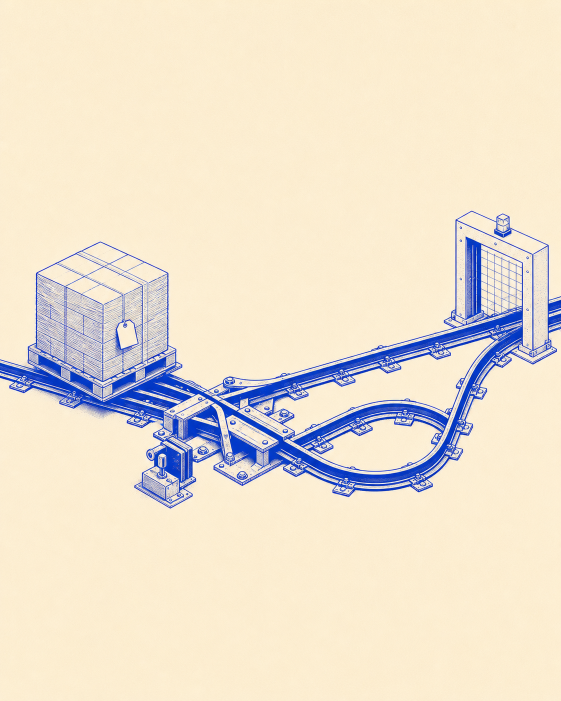
#> input picture infographic-setup/data/2026-W32/ship-now-vs-consolidate/hero-route-switch-v1.png, 1122 x 1402 px (shown at 1/2 size)
$ python render-visual.py
#> lines starting #> are read from the running program, lines starting #| are printed output that depends on the picture
#!/usr/bin/env python3
"""Deterministic 1080x1350 renderer for The Last Defensible Departure."""

from __future__ import annotations

import sys
from pathlib import Path

from PIL import Image, ImageChops, ImageDraw, ImageEnhance, ImageFont, ImageOps


HERE = Path(__file__).resolve().parent
SETUP_ROOT = HERE.parents[2]
RENDERER = SETUP_ROOT / "renderer"

W, H = 1080, 1350
PAPER = (240, 235, 222, 255)
PAPER_2 = (230, 224, 206, 255)
INK = (31, 43, 224, 255)
INK_SOFT = (85, 96, 229, 255)
GRID = (31, 43, 224, 25)
FAINT = (31, 43, 224, 46)

NEWSREADER_PATH = RENDERER / "node_modules/@fontsource/newsreader/files/newsreader-latin-400-normal.woff2"
HANKEN_400_PATH = RENDERER / "node_modules/@fontsource/hanken-grotesk/files/hanken-grotesk-latin-400-normal.woff2"
HANKEN_600_PATH = RENDERER / "node_modules/@fontsource/hanken-grotesk/files/hanken-grotesk-latin-600-normal.woff2"
DM_MONO_PATH = RENDERER / "node_modules/@fontsource/dm-mono/files/dm-mono-latin-400-normal.woff2"


def font(path: Path, size: int) -> ImageFont.FreeTypeFont:
    return ImageFont.truetype(str(path), size=size)


NEWS_82 = font(NEWSREADER_PATH, 82)
NEWS_44 = font(NEWSREADER_PATH, 44)
NEWS_29 = font(NEWSREADER_PATH, 29)
NEWS_22 = font(NEWSREADER_PATH, 22)
HANKEN_27 = font(HANKEN_400_PATH, 27)
HANKEN_16 = font(HANKEN_600_PATH, 16)
HANKEN_18 = font(HANKEN_600_PATH, 18)
MONO_27 = font(DM_MONO_PATH, 27)
MONO_25 = font(DM_MONO_PATH, 25)
MONO_17 = font(DM_MONO_PATH, 17)
MONO_16 = font(DM_MONO_PATH, 16)
MONO_15 = font(DM_MONO_PATH, 15)
MONO_14 = font(DM_MONO_PATH, 14)
MONO_13 = font(DM_MONO_PATH, 13)
MONO_11 = font(DM_MONO_PATH, 11)
MONO_10 = font(DM_MONO_PATH, 10)
MONO_9 = font(DM_MONO_PATH, 9)


def tracked_width(draw: ImageDraw.ImageDraw, text: str, fnt: ImageFont.FreeTypeFont, tracking: float) -> float:
    if not text:
        return 0
    return sum(draw.textlength(ch, font=fnt) for ch in text) + tracking * (len(text) - 1)


def tracked_text(
    draw: ImageDraw.ImageDraw,
    xy: tuple[float, float],
    text: str,
    fnt: ImageFont.FreeTypeFont,
    fill: tuple[int, int, int, int],
    tracking: float = 1.0,
    anchor: str = "la",
) -> None:
    x, y = xy
    width = tracked_width(draw, text, fnt, tracking)
    if anchor.startswith("r"):
        x -= width
    elif anchor.startswith("m"):
        x -= width / 2
    for ch in text:
        draw.text((x, y), ch, font=fnt, fill=fill, anchor="la")
        x += draw.textlength(ch, font=fnt) + tracking


def draw_stamp(
    draw: ImageDraw.ImageDraw,
    x: int,
    y: int,
    text: str,
    dashed: bool = False,
) -> int:
    padding_x = 13
    h = 42
    arrow_text = "→" in text
    if arrow_text:
        left_text, right_text = [part.strip() for part in text.split("→", 1)]
        tw = int(tracked_width(draw, left_text, MONO_15, 0.6)) + 43 + int(tracked_width(draw, right_text, MONO_15, 0.6))
    else:
        tw = int(tracked_width(draw, text, MONO_15, 0.6))
    w = tw + padding_x * 2
    draw.rectangle((x, y, x + w, y + h), fill=PAPER)
    if dashed:
        dash = 7
        for xx in range(x, x + w, dash * 2):
            draw.line((xx, y, min(xx + dash, x + w), y), fill=INK, width=2)
            draw.line((xx, y + h, min(xx + dash, x + w), y + h), fill=INK, width=2)
        for yy in range(y, y + h, dash * 2):
            draw.line((x, yy, x, min(yy + dash, y + h)), fill=INK, width=2)
            draw.line((x + w, yy, x + w, min(yy + dash, y + h)), fill=INK, width=2)
    else:
        draw.rectangle((x, y, x + w, y + h), outline=INK, width=2)
    if arrow_text:
        cursor = x + padding_x
        tracked_text(draw, (cursor, y + 11), left_text, MONO_15, INK, 0.6)
        cursor += tracked_width(draw, left_text, MONO_15, 0.6) + 10
        arrow_y = y + 21
        draw.line((cursor, arrow_y, cursor + 19, arrow_y), fill=INK, width=2)
        draw.line((cursor + 19, arrow_y, cursor + 13, arrow_y - 5), fill=INK, width=2)
        draw.line((cursor + 19, arrow_y, cursor + 13, arrow_y + 5), fill=INK, width=2)
        tracked_text(draw, (cursor + 29, y + 11), right_text, MONO_15, INK, 0.6)
    else:
        tracked_text(draw, (x + padding_x, y + 11), text, MONO_15, INK, 0.6)
    return w


def label(draw: ImageDraw.ImageDraw, x: int, y: int, text: str, width: int | None = None, right: bool = False) -> None:
    lines = text.split("\n")
    text_width = max(int(tracked_width(draw, line, MONO_16, 0.75)) for line in lines)
    w = width or text_width + 12
    h = 26 if len(lines) == 1 else 43
    left = x - w if right else x
    draw.rectangle((left, y, left + w, y + h), fill=PAPER)
    for index, line in enumerate(lines):
        anchor = "ra" if right else "la"
        tx = left + w - 6 if right else left + 6
        tracked_text(draw, (tx, y + 4 + index * 17), line, MONO_16, INK, 0.75, anchor)
    draw.line((left, y + h, left + w, y + h), fill=INK, width=2)


def duotone_hero(source: Path, size: tuple[int, int]) -> Image.Image:
    image = Image.open(source).convert("RGB")
    crop = image.crop((0, 386, image.width, 1018)).resize(size, Image.Resampling.LANCZOS)
    luminance = ImageOps.grayscale(crop)
    # Suppress the cream ground while retaining the generated cobalt line density.
    alpha = luminance.point(lambda value: max(0, min(255, int((235 - value) * 2.35))))
    alpha = ImageEnhance.Contrast(alpha).enhance(1.08)
    ink_layer = Image.new("RGBA", size, INK)
    ink_layer.putalpha(alpha)
    return ink_layer


def draw_ruler(draw: ImageDraw.ImageDraw, x1: int, x2: int, y: int, dashed: bool = False) -> None:
    if dashed:
        for x in range(x1, x2, 22):
            draw.line((x, y, min(x + 12, x2), y), fill=INK, width=5)
    else:
        draw.line((x1, y, x2, y), fill=INK, width=5)
    for x in range(x1, x2 + 1, 23):
        draw.line((x, y, x, y + 10), fill=INK, width=2)
    draw.line((x2, y - 10, x2, y + 28), fill=INK, width=5)


def fit_wordmark(source: Path, max_size: tuple[int, int]) -> Image.Image:
    logo = Image.open(source).convert("RGBA")
    alpha = logo.getchannel("A")
    bbox = alpha.getbbox()
    if bbox:
        alpha = alpha.crop(bbox)
    alpha.thumbnail(max_size, Image.Resampling.LANCZOS)
    mark = Image.new("RGBA", alpha.size, INK)
    mark.putalpha(alpha)
    return mark


def render(output_path: Path) -> None:
    canvas = Image.new("RGBA", (W, H), PAPER)
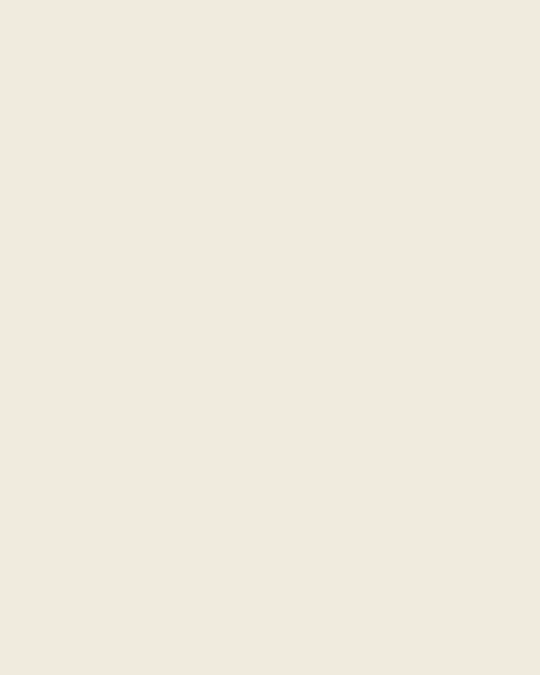
#> canvas: PIL image 1080x1350 RGBA (shown at 1/2 size); mean R, G, B, A 240, 235, 222, 255
    grid_layer = Image.new("RGBA", (W, H), (0, 0, 0, 0))
#> grid_layer: PIL image 1080x1350 RGBA; every value is 0
    grid_draw = ImageDraw.Draw(grid_layer)
    for x in range(0, W + 1, 24):
        grid_draw.line((x, 0, x, H), fill=GRID, width=1)
    for y in range(0, H + 1, 24):
        grid_draw.line((0, y, W, y), fill=GRID, width=1)
    canvas = Image.alpha_composite(canvas, grid_layer)
    draw = ImageDraw.Draw(canvas)

    draw.line((48, 46, 1032, 46), fill=INK, width=2)
    draw.line((48, 1304, 1032, 1304), fill=INK, width=2)

    # Compact pixel signature; kept subordinate to the route.
    for row in range(6):
        for col in range(7):
            if (row + col) % 2 == 0:
                draw.rectangle((918 + col * 15, 76 + row * 8, 925 + col * 15, 82 + row * 8), fill=FAINT)

    tracked_text(draw, (72, 69), "C3 / SHIPMENT RELEASE RULE", HANKEN_16, INK, 1.6)
    tracked_text(draw, (1008, 69), "FORMULA + METHOD", HANKEN_16, INK, 1.6, "ra")
    draw.text((72, 103), "THE LAST DEFENSIBLE", font=NEWS_82, fill=INK)
    draw.text((72, 173), "DEPARTURE", font=NEWS_82, fill=INK)
    draw.text((72, 260), "A freight saving does not give a ready shipment permission to wait.", font=HANKEN_27, fill=INK)

    hero = duotone_hero(HERE / "hero-route-switch-v1.png", (1020, 575))
#> in duotone_hero, image is the input picture: PIL image 1122x1402 RGB; mean R, G, B 235.2, 224.8, 208.3
#> in duotone_hero, `crop = image.crop((0, 386, image.width, 1018)).resize(size, Image.Resa..`:
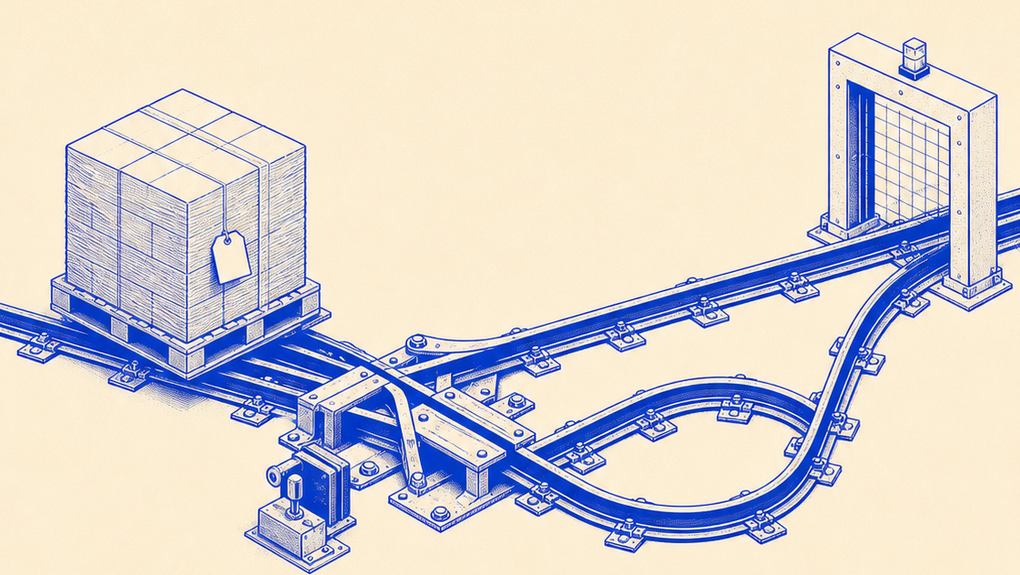
#> crop: PIL image 1020x575 RGB; mean R, G, B 214.8, 209.6, 208.1
#> in duotone_hero, `luminance = ImageOps.grayscale(crop)`:
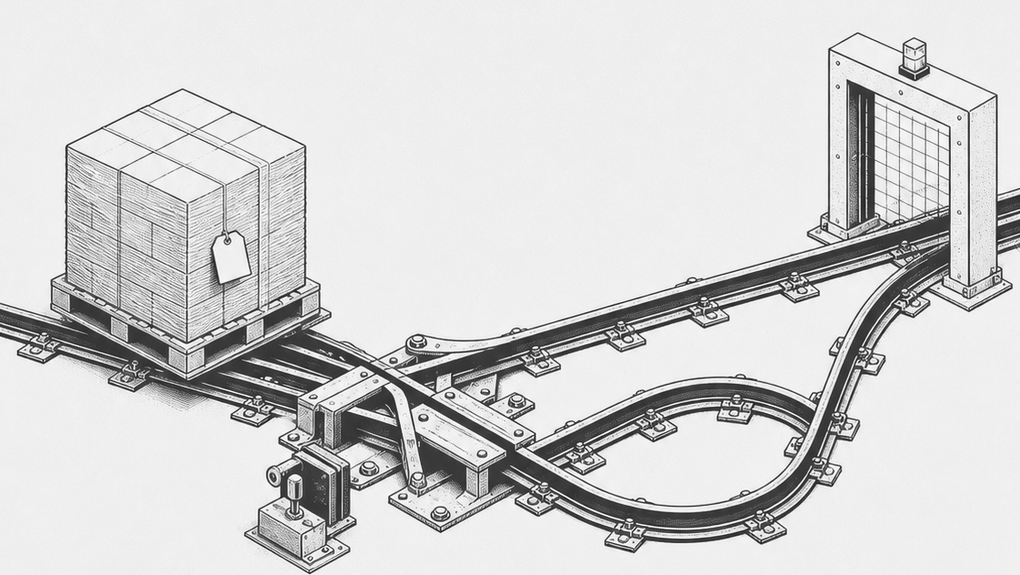
#> luminance: PIL image 1020x575 L; min 16, max 255, mean 211
#> in duotone_hero, `alpha = luminance.point(lambda value: max(0, min(255, int((235 - value..`:
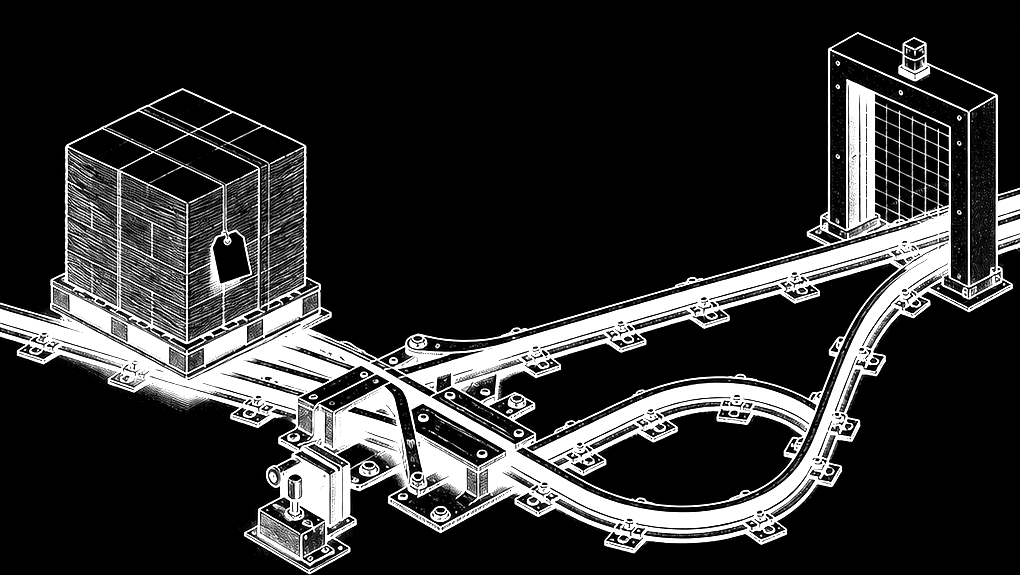
#> alpha: PIL image 1020x575 L; min 0, max 255, mean 46.4
#> in duotone_hero, `ink_layer = Image.new("RGBA", size, INK)`:
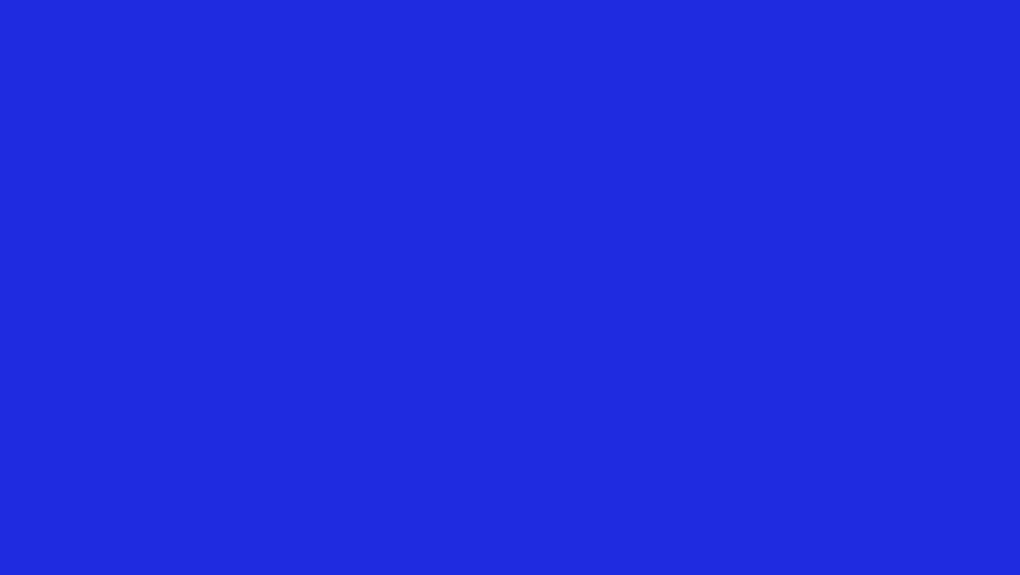
#> ink_layer: PIL image 1020x575 RGBA; mean R, G, B, A 31, 43, 224, 255
#> in duotone_hero, `ink_layer.putalpha(alpha)`:
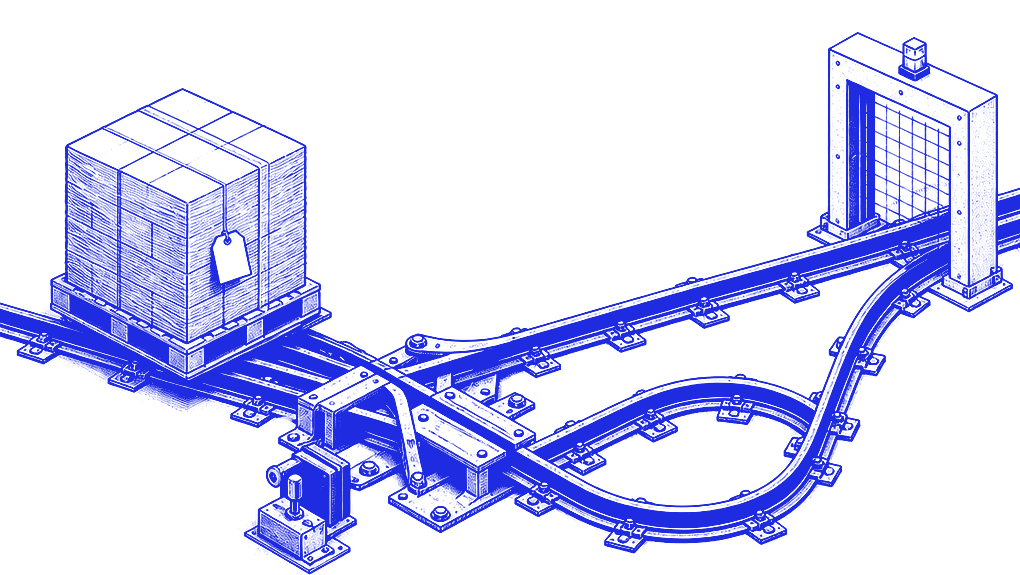
#> ink_layer: PIL image 1020x575 RGBA; mean R, G, B, A 31, 43, 224, 46.8; transparent parts drawn white
    canvas.alpha_composite(hero, (30, 305))
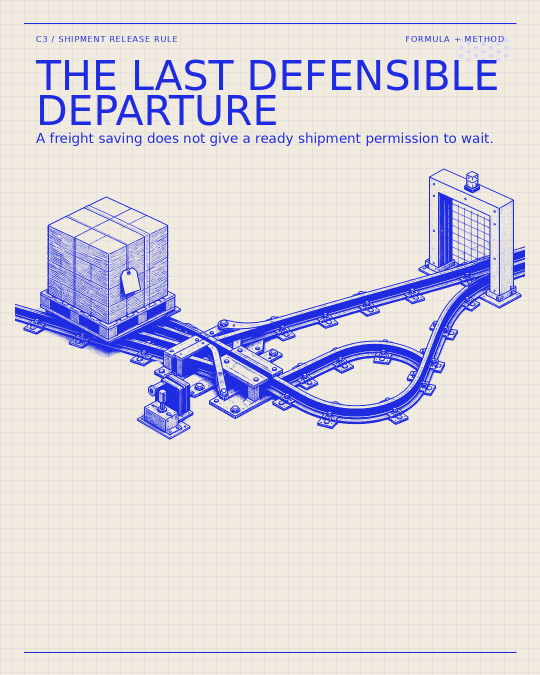
#> canvas: PIL image 1080x1350 RGBA (shown at 1/2 size); mean R, G, B, A 217.6, 214.4, 222.2, 254.8; transparent parts drawn white
    draw = ImageDraw.Draw(canvas)

    x = 72
    x += draw_stamp(draw, x, 319, "01 / COMPATIBLE?") + 10
#> x = 254
    x += draw_stamp(draw, x, 319, "02 / INPUTS CURRENT?") + 10
#> x = 474
    draw_stamp(draw, x, 319, "NO → DATA STOP", dashed=True)

    label(draw, 82, 532, "SHIPMENT A READY")
    label(draw, 548, 480, "SHIP NOW")
    label(draw, 548, 696, "WAIT + CONSOLIDATE")
    label(draw, 1018, 422, "CUSTOMER\nNEED-BY", width=182, right=True)
    draw.rectangle((596, 754, 912, 798), fill=PAPER)
    tracked_text(draw, (604, 760), "TEST BEST / BASE / WORST", MONO_14, INK, 0.65)
    tracked_text(draw, (604, 778), "SENSITIVITY CASES", MONO_14, INK, 0.65)

    # Formula zone.
    draw.rectangle((72, 850, 1008, 1118), fill=(240, 235, 222, 246))
    draw.line((72, 850, 1008, 850), fill=INK, width=2)
    draw.line((72, 1118, 1008, 1118), fill=FAINT, width=1)

    tracked_text(draw, (72, 879), "03 / SERVICE-SAFE HOLD", MONO_14, INK, 0.9)
    tracked_text(draw, (1008, 879), "04 / ECONOMIC BREAK-EVEN HOLD", MONO_14, INK, 0.9, "ra")
    draw_ruler(draw, 72, 454, 922, dashed=False)
    draw_ruler(draw, 626, 1008, 922, dashed=True)
    draw.text((540, 896), "min", font=NEWS_44, fill=INK, anchor="ma")
    tracked_text(draw, (540, 947), "SMALLER LIMIT", MONO_10, INK, 0.45, "ma")
    tracked_text(draw, (540, 961), "GOVERNS", MONO_10, INK, 0.45, "ma")

    # Highlighted formula key.
    key = "PERMITTED HOLD"
    key_width = int(draw.textlength(key, font=MONO_27)) + 14
#> key_width = 253
    draw.rectangle((72, 989, 72 + key_width, 1025), fill=INK)
    draw.text((79, 992), key, font=MONO_27, fill=PAPER)
    formula_x = 72 + key_width + 10
#> formula_x = 335
    draw.text((formula_x, 992), "= MIN(SERVICE-SAFE HOLD,", font=MONO_27, fill=INK)
    draw.text((formula_x, 1027), "ECONOMIC BREAK-EVEN HOLD)", font=MONO_27, fill=INK)
    draw.text((72, 1070), "ROBUST LIMIT = SMALLEST PERMITTED HOLD ACROSS CREDIBLE SCENARIOS", font=MONO_17, fill=INK)

    # Decision rail.
    top, bottom = 1140, 1244
    draw.rectangle((72, top, 1008, bottom), fill=(240, 235, 222, 248))
    draw.line((72, top, 1008, top), fill=INK, width=2)
    draw.line((72, bottom, 1008, bottom), fill=INK, width=2)
    col_1 = 72 + 300
    col_2 = col_1 + 330
    draw.line((col_1, top, col_1, bottom), fill=FAINT, width=1)
    draw.line((col_2, top, col_2, bottom), fill=FAINT, width=1)

    tracked_text(draw, (89, 1152), "ANY CREDIBLE SERVICE MISS", HANKEN_18, INK, 0.3)
    draw.text((89, 1191), "SHIP NOW", font=NEWS_29, fill=INK)
    draw.text((390, 1148), "NEITHER OPTION", font=HANKEN_16, fill=INK)
    draw.text((390, 1167), "PROTECTS THE DATE", font=HANKEN_16, fill=INK)
    draw.text((390, 1194), "REPLAN / EXPEDITE", font=NEWS_29, fill=INK)
    tracked_text(draw, (720, 1152), "EXCEPTION", HANKEN_18, INK, 0.3)
    draw.text((720, 1181), "KAM + PURCHASING", font=NEWS_22, fill=INK)
    draw.text((720, 1204), "MANAGER", font=NEWS_22, fill=INK)

    # Footer and exact official wordmark geometry.
    tracked_text(draw, (72, 1257), "BEST / BASE / WORST = SENSITIVITY CASES, NOT PROBABILITIES", MONO_9, INK, 0.3)
    tracked_text(draw, (72, 1272), "SCOPE: TWO COMPATIBLE INBOUND ORDERS + CURRENT COMPARABLE QUOTES · AI-ASSISTED VISUAL", MONO_9, INK, 0.20)
    mark = fit_wordmark(
        SETUP_ROOT / "data/2026-W30/optimal-batch-size-decision-board/shetty-logo2-official-wordmark-only.png",
        (230, 40),
    )
    canvas.alpha_composite(mark, (760, 1252 + (40 - mark.height) // 2))
    draw = ImageDraw.Draw(canvas)
    tracked_text(draw, (1008, 1264), "001", MONO_13, INK, 0.4, "ra")

    rgb = Image.new("RGB", canvas.size, PAPER[:3])
    rgb.paste(canvas, mask=canvas.getchannel("A"))
    rgb.save(output_path, format="PNG", optimize=True)


if __name__ == "__main__":
    destination = Path(sys.argv[1]) if len(sys.argv) > 1 else HERE / "html-control.png"
#> (the run stopped early here; a loop or call above may not have finished)

$ run again, with infographic-setup/data/2026-W32/ship-now-vs-consolidate/visual-linkedin.png copied over infographic-setup/data/2026-W32/ship-now-vs-consolidate/hero-route-switch-v1.png
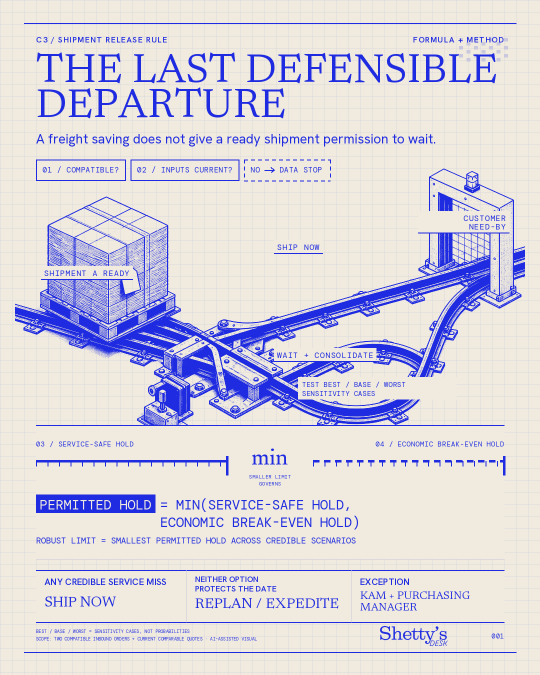
#> input picture infographic-setup/data/2026-W32/ship-now-vs-consolidate/visual-linkedin.png, 1080 x 1350 px (shown at 1/2 size)
#> grid_layer: PIL image 1080x1350 RGBA; every value is 0
#> in duotone_hero, image is the input picture: PIL image 1080x1350 RGB; mean R, G, B 214.3, 211.4, 222.2
#> in duotone_hero, `ink_layer.putalpha(alpha)`:
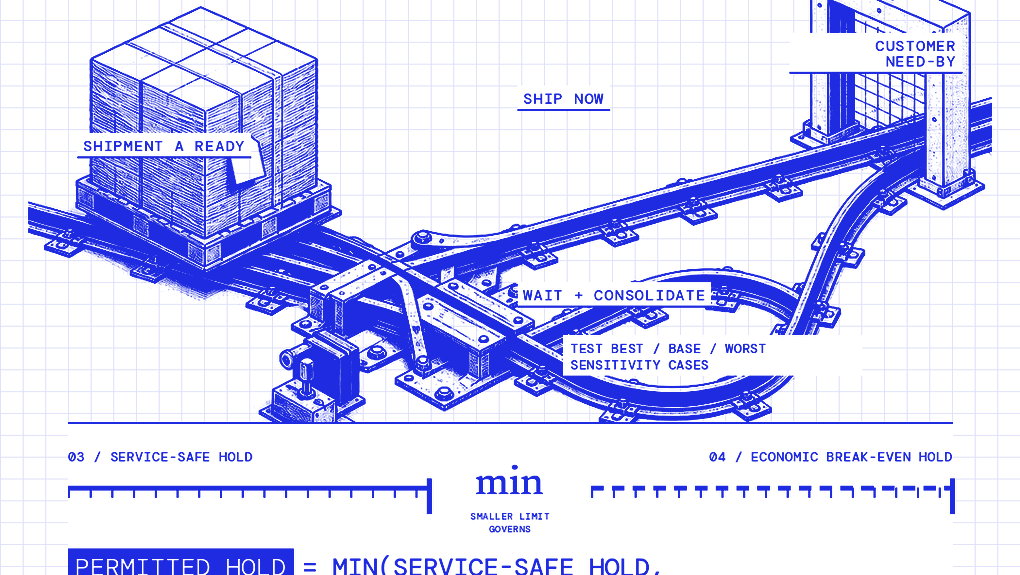
#> ink_layer: PIL image 1020x575 RGBA; mean R, G, B, A 31, 43, 224, 52.3; transparent parts drawn white
#> in render, `canvas.alpha_composite(hero, (30, 305))`:
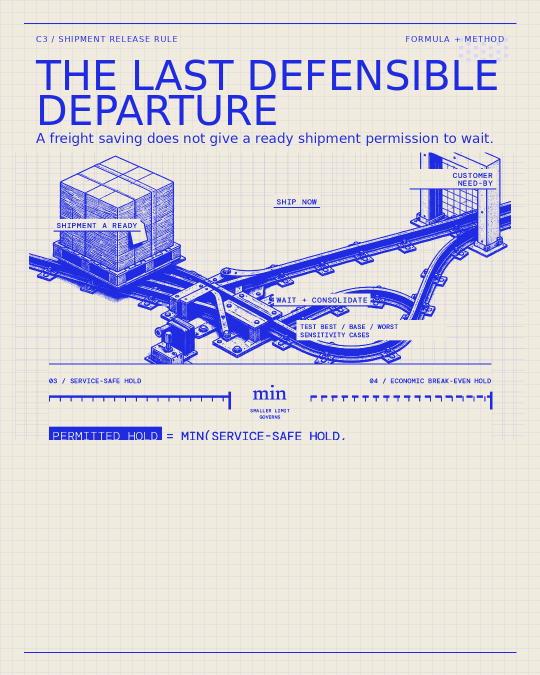
#> canvas: PIL image 1080x1350 RGBA (shown at 1/2 size); mean R, G, B, A 215.8, 212.7, 222.2, 254.8; transparent parts drawn white
#> in render, `x += draw_stamp(draw, x, 319, "01 / COMPATIBLE?") + 10`: x = 254
#> in render, `x += draw_stamp(draw, x, 319, "02 / INPUTS CURRENT?") + 10`: x = 474
#> key_width = 253
#> formula_x = 335
